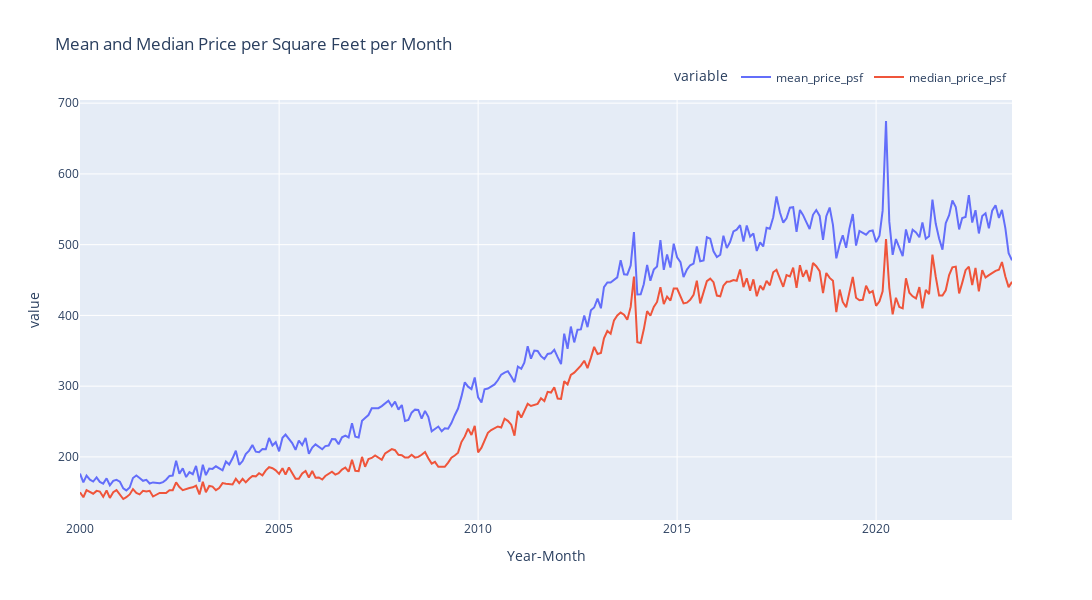

Notebook cell for this chart:
### Code cell
px.line(
    df_price_psf_per_month,
    title='Mean and Median Price per Square Feet per Month',
    labels={
        'year_month': 'Year-Month',
        'mean_price_psf': 'Mean Price per Square Feet (RM)',
        'median_price_psf': 'Median Price per Square Feet (RM)',
    },
    color_discrete_sequence=['#636EFA', '#EF553B'],
    width=1200,
    height=600,
).update_layout(
    legend=dict(
        orientation='h',
        yanchor='bottom',
        y=1.02,
        xanchor='right',
        x=1,
    ),
).show()

### Figure 1 — Plotly figure (JSON) as saved in the notebook; plotly's stock layout.template omitted (floating-point values rounded to 4 significant figures; data arrays with more than 128 entries replaced by an {"elided": "..."} marker saying what was removed)
{"data": [{"hovertemplate": "variable=mean_price_psf<br>Year-Month=%{x}<br>value=%{y}<extra></extra>", "legendgroup": "mean_price_psf", "line": {"color": "#636EFA", "dash": "solid"}, "marker": {"symbol": "circle"}, "mode": "lines", "name": "mean_price_psf", "orientation": "v", "showlegend": true, "type": "scatter", "x": {"elided": "282 str values"}, "xaxis": "x", "y": {"elided": "282 float values"}, "yaxis": "y"}, {"hovertemplate": "variable=median_price_psf<br>Year-Month=%{x}<br>value=%{y}<extra></extra>", "legendgroup": "median_price_psf", "line": {"color": "#EF553B", "dash": "solid"}, "marker": {"symbol": "circle"}, "mode": "lines", "name": "median_price_psf", "orientation": "v", "showlegend": true, "type": "scatter", "x": {"elided": "282 str values"}, "xaxis": "x", "y": {"elided": "282 float values"}, "yaxis": "y"}], "layout": {"height": 600, "legend": {"orientation": "h", "title": {"text": "variable"}, "tracegroupgap": 0, "x": 1, "xanchor": "right", "y": 1.02, "yanchor": "bottom"}, "title": {"text": "Mean and Median Price per Square Feet per Month"}, "width": 1200, "xaxis": {"anchor": "y", "domain": [0, 1], "title": {"text": "Year-Month"}}, "yaxis": {"anchor": "x", "domain": [0, 1], "title": {"text": "value"}}}}
